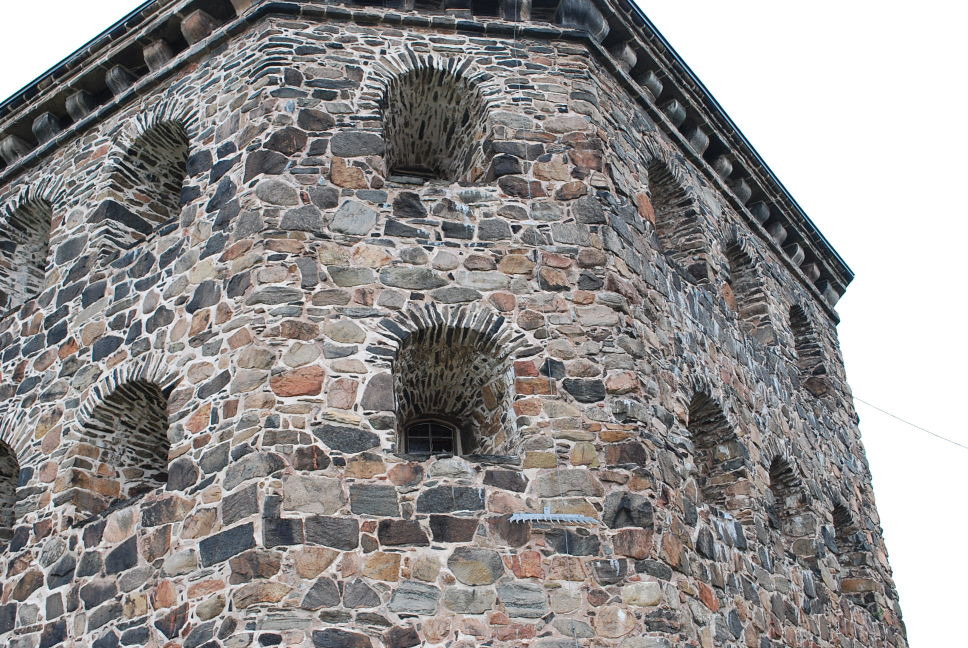
#> input picture assignment_2/images/kronan1.JPG, 1936 x 1296 px, found by its file name (shown at 1/2 size)
$ jupyter execute --allow-errors EpipolarGeometry_Steinberg.ipynb   (shell and % lines are left out)   (Python 2 division)
#> lines starting #> are read from the running program, lines starting #| are printed output that depends on the picture
# Assignment 2: Multi-View Geometry

### Comment: most of the written problems are designed to help with the coding part (structure-from-motion). Thus, they should be solved first. Your coding part will require figuring out how to work with numpy arrays (e.g. slicing, broadcasting). If you are new to numpy, this could be tricky. I can recommend working on small test cases. For debugging, print arrays before and after slicing (etc.) to verify that the result is correct.

## Problem 1
### Prove that epipoles in two images obtained at different view points correspond to left and right null vectors of the essential (or fundamental) matrix.

Solution: Note that the fundamental matrix can be stated in the alternative form $x^TFx'$, where $x$ and $x'$ are 'corresponding'(x in image L and x' on the epipolar line of x in image R, or vice-versa) points.
\\Since every epipolar lines in L and R contains the epipoles e and e', respectively, letting $x = e$ in our last equation yields:
$$e^TFx' = (e^TF)x' = 0 \implies (e^TF) = 0 \forall x' \in imgR$$
Since for any point $0x' \in imgR$, the respective point on an epipolar line in image L will include $e$, as stated above.
This implies that $e$ is in the left nullspace of $F$, as required; a similar proof follows for $e'$ by substituting it for $x'$. QED.

## Problem 2
### Assuming a $calibrated$ camera (that is, $K=I$) and its two views corresponding to projection matrices $P_1=[I|0]$ and $P_2=[R|T]$ w.r.t. some world coordinate system, show formulas for coordinates of the following 3D points (in the same world coordinate system):

Assumption: All image coordinates have their origins at the bottom left.
F = focal length/projection plane z coordinate
#### (a) optical center for the first view: $C_1=(0,0,0)$
#### (b) image center for the first view: $Q_1=(0,0,1)$
#### (c) optical center for the second view: $C_2=(T+C_1)$
#### (d) image center for the second view: $Q_2=(C_2.x, C_2.y, C_2.z+1)$

## Problem 3
### Using the same set up as in problem 2, show formulas for normalized coordinates of the following image points:

The epipoles can be expressed as the projections of the cameras onto the opposing image planes.
We assume that the pixels are square without skew:
#### (a) epipole in the first camera image: $e_1=
\begin{bmatrix}
    wx \\
    wy \\
    wz \\
\end{bmatrix} = C_2
\begin{bmatrix}
    F       & 0 & 0 \\
    0       & F & 0 \\
    0       & 0 & 1
\end{bmatrix}$
#### (b) epipole in the second camera image: $e_2=
\begin{bmatrix}
    wx \\
    wy \\
    wz \\
\end{bmatrix} =
R*(T+C_1
\begin{bmatrix}
    F       & 0 & 0 \\
    0       & F & 0 \\
    0       & 0 & 1
\end{bmatrix})$

## Problem 4 (homogeneous and non-homogeneous line representations)
###  Lines in 2D images can be represented "homogeneously" as column 3-vectors $l=[l_1,l_2,l_3]^T$ that give equation $l^T x=0$ for homogeneous points $x=[x_1,x_2,x_3]^T$ forming a line. Given $l$, what are the values of scalar parameters $a$, $b$ in the line equation $u=av+b$ for the same 2D points based on their regular (nonhomogeneous) representation $(u,v)=(\frac{x_1}{x_3},\frac{x_2}{x_3})$?
Expanding $l^T x$:
$$l_1x_1 + l_2x_2 + l_3x_3 = 0$$
Divide by $x_3$ to get non-homogeneous coordinates:
$$ \frac{l_1}{x_3}x_1 + \frac{l_2}{x_3}x_2 + l_3 = 0$$
$$ x_2 = -\frac{l_1x_3}{l_2x_3}x_1-\frac{l_3x_3}{l_2} = -\frac{l_1}{l_2}x_1-\frac{l_3x_3}{l_2}$$
Hence
#### $a=-\frac{l_1}{l_2}$
#### $b=-\frac{l_3x_3}{l_2}$

## Problem 5 (epipolar lines in normalized and non-normalized images)
### Given a matrix of intrinsic camera parameters $K$ and essential matrix $E$ between two views (A) and (B) such that $x_A^T E x_B=0$ for any corresponding points, write expressions for the following:

#### (a) given homogeneous normalized point $x^{n}_B$ in image B, specify 3-vector $l_A^n$ describing the corresponding epipolar line of normalized points in image A:
####   $l_A^n=Ex^{n}_b$
#### (b) given homogeneous normalized point $x^{n}_A$ in image A, specify 3-vector $l_B^n$ describing the corresponding epipolar line of normalized points in image B:
####   $l_B^n=x^{nT}_AE$
#### (c) assuming line (3-vector) $l^n$ of normalized image points, what is a 3-vector representation $l$ for the line formed by the corresponding points on the real (unnormalized) camera image:
#### $l=kl^n$

## Problem 6 (least squares for triangulation)
### Describe your approach to triangulating two matched feature points $x_a=[u_a,v_a,1]^T$ and $x_b=[u_b,v_b,1]^T$ in two views with given projection matrices $P_a$ and $P_b$. You should find 3D point $X=[X_1,X_2,X_3,1]^T$ and two scalars $w_a,w_b$ such that $P_a X\approx w_a x_a$ and $P_b X\approx w_b x_b$.  Be specific as you will need this for your programming part below. Use notation like $M[i]$ to denote the $i$-th row vector of matrix $M$.
### Hint: you can use approach 1 described for homograpy estimation in topic 6. In particualr, you can formulate the problem as $AX\approx 0$, define elements of $4x4$ matrix $A$, convert the problem to an overdetermined system of 4 linear equations $A_{1:3}[X_1,X_2,X_3]^T \approx - A_{4}$, and specify its solution minimizing the sum of squared errors.

Solution: Consider the two image points in images A and B, respectively:
$$w_ax_a = P_aX, w_bx_b = P_bX$$
Expanding yields 6 equations:
$$w_au_a = P_a(1,1)X_1 + P_a(1,2)X_2 + P_a(1,3)X_3, w_av_a = P_a(2,1)X_1 + P_a(2,2)X_2 + P_a(2,3)X_3 w_a = P_a(3,1)X_1 + P_a(3,2)X_2 + P_a(3,3)X_3$$
The 3 equations for image B follow the same fashion.
We convert to non-homogenous coordinates by dividing by $w_a$ and $w_b$'s values w.r.t the projection matrices and our real point $X$, leaving 4 equations remaining (the other 2 equations for each of image A and image B divided by $w_a$ and $w_b$ respectively), with 3 unknowns remaining ($X_1$, $X_2$ and $X_3$).
We then apply least-squares with the 3 equations to find the minimum squared error of the linear equations, solving for our values $X_1$, $X_2$ and $X_3$, which can then be used to solve for $w_a$ and $w_b$ using the equations defined above.

## Probelm 7 (the programming part)
# Structure from Motion
#### NOTE: Steps 0-3 and 10 are given, other steps needs to be implemented.
### Step 0: Loading two camera views and camera's intrinsic matrix $K$

[cell 1]

import numpy as np
import numpy.linalg as la
import matplotlib
import matplotlib.image as image
import matplotlib.pyplot as plt
from skimage.feature import (corner_harris, corner_peaks, plot_matches, BRIEF, match_descriptors)
from skimage.transform import warp, ProjectiveTransform, EssentialMatrixTransform, FundamentalMatrixTransform
from skimage.color import rgb2gray
from skimage.measure import ransac

# Indicate (E) inlier matches in image 1 and image 2
# loading two images (two camera views) and the corresponding matrix K (intrinsic parameters)
imL = image.imread("images/kronan1.jpg")
#> imL is the input picture: shape (1296, 1936, 3); mean R, G, B 147.1, 144.6, 143.9
imR = image.imread("images/kronan2.jpg")
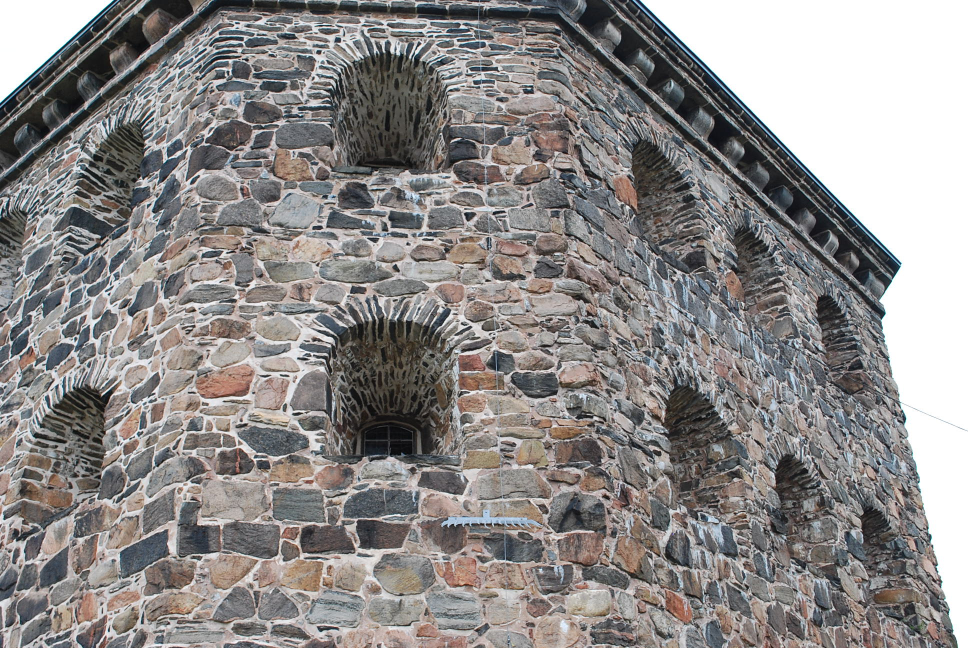
#> input picture assignment_2/images/kronan2.JPG, 1936 x 1296 px, found by its file name (shown at 1/2 size)
#> imR is the input picture: shape (1296, 1936, 3); mean R, G, B 141.3, 138.2, 137.3
imLgray = rgb2gray(imL)
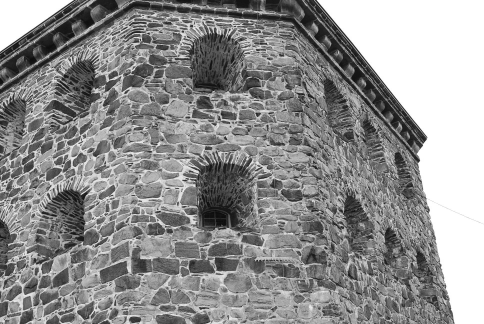
#> imLgray: shape (1296, 1936) float64 (shown at 1/4 size); min 0, max 1, mean 0.569
imRgray = rgb2gray(imR)
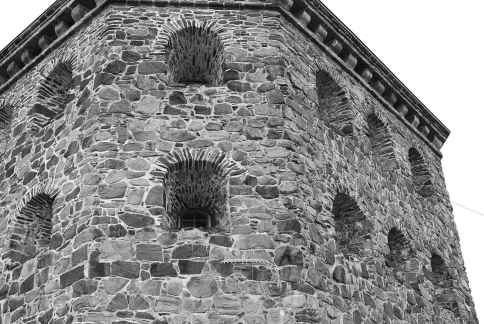
#> imRgray: shape (1296, 1936) float64 (shown at 1/4 size); min 0, max 1, mean 0.544

K = 1.0e+03 * np.array([[2.3940, -0.0000,    0.9324],
                        [     0,  2.3981,    0.6283],
                        [     0,       0,    0.0010]])


plt.figure(0,figsize = (10, 4))
ax81 = plt.subplot(121)
plt.imshow(imL)
ax82 = plt.subplot(122)
plt.imshow(imR)
plt.show()
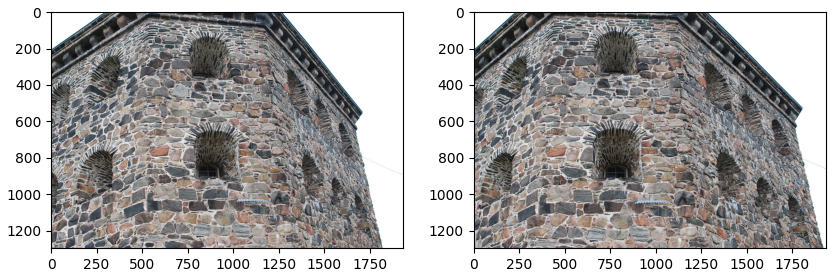
#> figure drawn by matplotlib, 2 panels

### Step 1: Feature detection (e.g. corners)

[cell 2]
# NOTE: corner_peaks and many other feature extraction functions return point coordinates as (y,x), that is (rows,cols)
keypointsL = corner_peaks(corner_harris(imLgray), threshold_rel=0.001, min_distance=15)
#> keypointsL = 1578 pairs, first value 15 to 1279, second value 15 to 1804
keypointsR = corner_peaks(corner_harris(imRgray), threshold_rel=0.001, min_distance=15)
#> keypointsR = 1660 pairs, first value 16 to 1280, second value 16 to 1906


print 'the number of features in images 1 and 2 are {:5d} and {:5d}'.format(keypointsL.shape[0],keypointsR.shape[0])
#| the number of features in images 1 and 2 are  1578 and  1660

fig = plt.figure(1,figsize = (10, 4))
axA = plt.subplot(111)
plt.gray()
matchesLR = np.empty((0,2))
plot_matches(axA, imL, imR, keypointsL, keypointsR, matchesLR)
#> (this line was passed over: skimage is not available in this run)
axA.axis('off')

plt.show()

### Step 2: Feature matching (e.g. BRIEF descriptor, a variant of SURF, SIFT, etc)

[cell 3]
extractor = BRIEF()

extractor.extract(imLgray, keypointsL)
keypointsL = keypointsL[extractor.mask]
#> keypointsL = 1560 pairs, first value 24 to 1272, second value 24 to 1804
descriptorsL = extractor.descriptors

extractor.extract(imRgray, keypointsR)
keypointsR = keypointsR[extractor.mask]
#> keypointsR = 1635 pairs, first value 26 to 1272, second value 24 to 1906
descriptorsR = extractor.descriptors

matchesLR = match_descriptors(descriptorsL, descriptorsR, cross_check=True)

print 'the number of matches is {:2d}'.format(matchesLR.shape[0])

fig = plt.figure(2,figsize = (10, 4))
axA = plt.subplot(111)
axA.set_title("matches")
plt.gray()
plot_matches(axA, imL, imR, keypointsL, keypointsR, matchesLR) #, matches_color = 'r')
#> (this line was passed over: skimage is not available in this run)
axA.axis('off')

plt.show()

### Step 3: Fundamental Matrix estimation using RANSAC

[cell 4]
ptsL1 = []
ptsR1 = []
for i in matchesLR:
    ptsL1.append(keypointsL[i[0]])
    ptsR1.append(keypointsR[i[1]])
#> after the loop, ptsL1 = 965 pairs, first value 24 to 1261, second value 32 to 1788; ptsR1 = 965 pairs, first value 26 to 1272, second value 29 to 1888
ptsL1 = np.array(ptsL1)
ptsR1 = np.array(ptsR1)

# swapping columns using advanced indexing https://docs.scipy.org/doc/numpy/reference/arrays.indexing.html#advanced-indexing
# This changes point coordinates from (y,x) in ptsL1/ptsR1 to (x,y) in ptsL/ptsR
ptsL = ptsL1[:,[1, 0]]
#> ptsL = 965 pairs, first value 32 to 1788, second value 24 to 1261
ptsR = ptsR1[:,[1, 0]]
#> ptsR = 965 pairs, first value 29 to 1888, second value 26 to 1272

# robustly estimate fundamental matrix using RANSAC
F_trans, F_inliers = ransac((ptsL, ptsR), FundamentalMatrixTransform, min_samples=8, residual_threshold=0.1, max_trials=1500)
print 'the number of inliers is {:2d}'.format(np.sum(F_inliers))
#| the number of inliers is 169
#print('ptsL: ' + str(ptsL))
ind = np.ogrid[:ptsL.shape[0]]
FmatchesRansac = np.column_stack((ind[F_inliers],ind[F_inliers]))
#> FmatchesRansac = 169 pairs, first value 11 to 963, second value 11 to 963
#print('Fmatches Ransac:' + str(FmatchesRansac))
fig = plt.figure(3,figsize = (10, 4))
axA = plt.subplot(111)
axA.set_title("inlier matches")
plt.gray()
# NOTE: function "plot matches" expects that keypoint coordinates are given as (y,x), that is (row, col)
plot_matches(axA, imL, imR, ptsL1, ptsR1, FmatchesRansac) #, matches_color = 'r')
#> (this line was passed over: skimage is not available in this run)
axA.axis('off')
plt.show()

### singular values for F

[cell 5]
F = F_trans.params
#> F = [[-2.8e-09, -3.05e-07, 0.000473], [3.81e-07, 2.84e-08, -0.00216], [-0.000587, 0.00212, 0.0834]]
Uf,Sf,Vf = la.svd(F, full_matrices=False)
#> Uf = [[-0.00566, 0.219, -0.976], [0.0259, -0.975, -0.219], [-1, -0.0265, -0.000137]]; Sf = [0.0835, 5.83e-05, 1.84e-19]; Vf = [[0.00703, -0.0254, -1], [0.26, -0.965, 0.0264], [-0.965, -0.26, -0.000174]]
print Sf
#| [8.34928515e-02 5.83212752e-05 1.84181535e-19]

### Step 4: Epipolar lines from F

[cell 6]
def plotLines(x_start, x_end, lines, graph):
    x = np.arange(x_start,x_end)
    # generate the "true" line points
    for line in lines:
        a = -line[0]/line[1]
        #Formula includes x_3 homogeneous term, but it is excluded in this case, since it is 1.
        b = -line[2]/line[1]
        y = a * x + b
        data = np.column_stack([x, y])    # staking data points into (Nx2) array
        graph.plot(data[:,0], data[:,1], '.k')

# Randomly select 10 matches (paris of features in two images) from the set of inliers for F
ind_sample = np.random.choice(ind[F_inliers], 10, replace = False)
#> ind_sample = [855, 318, 693, 336, 581, 291, 64, 51, 502, 750]

# Indicate these matching features in image 1 and image 2
plt.figure(4,figsize = (10, 4))
ax41 = plt.subplot(121)
plt.imshow(imL)
plt.plot(ptsL[ind_sample, 0], ptsL[ind_sample, 1], 'ob')
ax42 = plt.subplot(122)
plt.imshow(imR)
plt.plot(ptsR[ind_sample, 0], ptsR[ind_sample, 1], 'ob')

# generate epipolar line equations in image 2 (homogeneous 3-vectors l2 representing lines l2 x  = 0)
# a. create an array of points sampled in images 1 and 2
imLSample = ptsL[ind_sample, :]
#> imLSample = [[674, 954], [1476, 875], [821, 637], [979, 222], [1498, 1212], [309, 1221], [1541, 928], [452, 780], [726, 253], [1438, 900]]
imRSample = ptsR[ind_sample, :]
#> imRSample = [[521, 962], [1466, 870], [698, 626], [897, 191], [1471, 1235], [156, 1249], [1554, 928], [309, 786], [623, 234], [1426, 898]]
transF = np.transpose(F)
#> transF = [[-2.8e-09, 3.81e-07, -0.000587], [-3.05e-07, 2.84e-08, 0.00212], [0.000473, -0.00216, 0.0834]]

#print('L sample: ' + str(imLSample) + ' imR sample: ' + str(imRSample))
# b. create an array of homogeneous points sampled in images 1 and 2
lSampleHomog = np.zeros([imLSample.shape[0],imLSample.shape[1]+1])
rSampleHomog = np.zeros([imRSample.shape[0],imRSample.shape[1] +1])
epiLinesR = np.zeros(lSampleHomog.shape)
epiLinesL = np.zeros(rSampleHomog.shape)
for i in range(imLSample.shape[0]):
    lSampleHomog[i] = np.array([imLSample[i][0], imLSample[i][1], 1])
    rSampleHomog[i] = np.array([imRSample[i][0], imRSample[i][1], 1])
    epiLinesR[i] = F.dot(lSampleHomog[i]);
    epiLinesL[i] = transF.dot(rSampleHomog[i]);
#> after the loop, epiLinesL = [[-0.000223, 0.00199, -1.75], [-0.00026, 0.0017, -1.1], [-0.000351, 0.00193, -0.939], [-0.000517, 0.00185, 0.0946], [-0.000121, 0.00171, -1.89], [-0.000112, 0.00211, -2.54], [-0.000238, 0.00168, -1.19], [-0.000289, 0.00205, -1.47], [-0.0005, 0.00194, -0.128], [-0.000249, 0.00171, -1.18]]; epiLinesR = [[0.00018, -0.00188, 1.71], [0.000202, -0.00157, 1.07], [0.000276, -0.00183, 0.953], [0.000402, -0.00178, -0.0205], [9.92e-05, -0.00156, 1.78], [9.98e-05, -0.00201, 2.49], [0.000186, -0.00155, 1.15], [0.000234, -0.00197, 1.47], [0.000393, -0.00188, 0.194], [0.000194, -0.00159, 1.15]]; lSampleHomog = [[674, 954, 1], [1476, 875, 1], [821, 637, 1], [979, 222, 1], [1498, 1212, 1], [309, 1221, 1], [1541, 928, 1], [452, 780, 1], [726, 253, 1], [1438, 900, 1]]; rSampleHomog = [[521, 962, 1], [1466, 870, 1], [698, 626, 1], [897, 191, 1], [1471, 1235, 1], [156, 1249, 1], [1554, 928, 1], [309, 786, 1], [623, 234, 1], [1426, 898, 1]]
#print('R epipole lines: ' + str(epiLinesR) + ' imL epipole lines: ' + str(epiLinesL))
# c. create an array of the corresponding epipolar lines in images 1 and 2
x_start = 0
x_end = 1850

plotLines(x_start, x_end, epiLinesL, ax41)
#> the loop in plotLines, `for line in lines:` made 10 passes
#> (line, a, b) on passes 1 to 8: ([-0.000223, 0.00199, -1.75], 0.112, 878.6), ([-0.00026, 0.0017, -1.1], 0.153, 649.1), ([-0.000351, 0.00193, -0.939], 0.182, 487.4), ([-0.000517, 0.00185, 0.0946], 0.279, -51.04), ([-0.000121, 0.00171, -1.89], 0.0709, 1105.8), ([-0.000112, 0.00211, -2.54], 0.0532, 1204.5), ([-0.000238, 0.00168, -1.19], 0.142, 708.8), ([-0.000289, 0.00205, -1.47], 0.141, 716.4)
plotLines(x_start, x_end, epiLinesR, ax42)
#> the loop in plotLines (call 2), `for line in lines:` made 10 passes
#> (line, a, b) on passes 1 to 8: ([0.00018, -0.00188, 1.71], 0.096, 912.1), ([0.000202, -0.00157, 1.07], 0.128, 681.9), ([0.000276, -0.00183, 0.953], 0.151, 520.7), ([0.000402, -0.00178, -0.0205], 0.226, -11.52), ([9.92e-05, -0.00156, 1.78], 0.0638, 1141.1), ([9.98e-05, -0.00201, 2.49], 0.0497, 1241.3), ([0.000186, -0.00155, 1.15], 0.12, 741.5), ([0.000234, -0.00197, 1.47], 0.119, 749.1)


# for each feature (in both images) draw a correspoindiung epipolar line in the other image
# see Assignment 1 (line fitting part 1) for inspiration on how to visualize lines
# use ax41.plot and ax42.plot


plt.show()
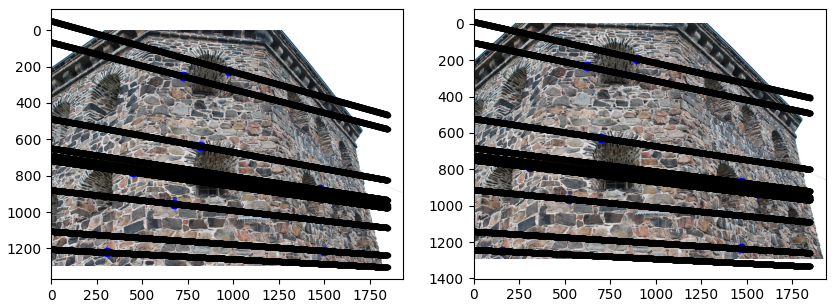
#> figure drawn by matplotlib, 2 panels

### Step 5: Camera Normalization and Essential Matrix estimation using RANSAC

[cell 7]
# normalization of points in two images using K (intrinsic parameters) e.g. in the following three steps
# a. convert original points to homogeneous 3-vectors (append "1" as a 3rd coordinate using np.append function)
# b. transform the point by applying the inverse of K
# c. convert homogeneous 3-vectors to 2-vectors (in R2)
n_ptsL = np.zeros([ptsL.shape[0],2])
#> (the rest of the program and of its run is left out)
